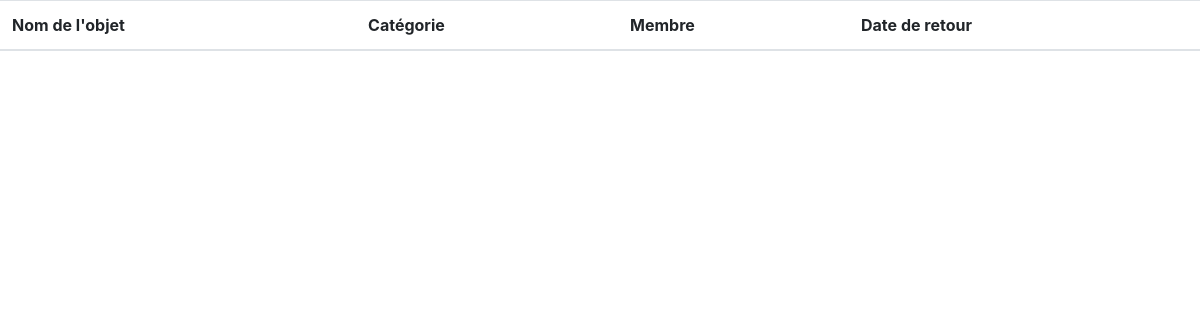
The app's page /pages/liste_objet_filtred.php, older data.
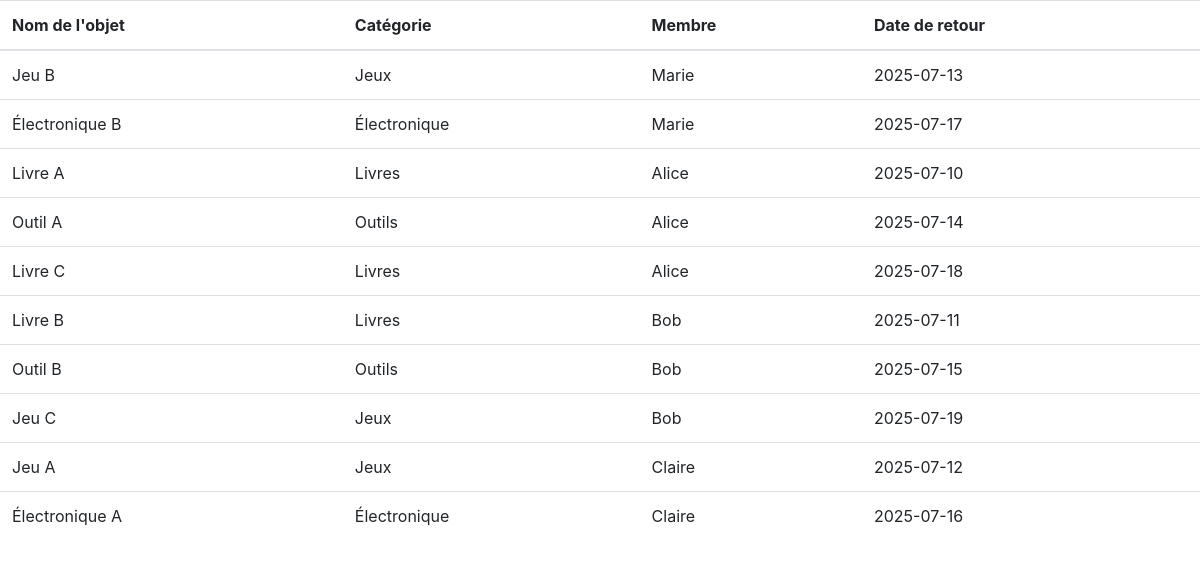
The same page, newer data.
### tables this page shows
create table emprunt_objet(
    id_objet INT NOT NULL AUTO_INCREMENT PRIMARY KEY,
    nom_objet VARCHAR(50) NOT NULL,
    id_categorie INT NOT NULL,
    id_membre INT NOT NULL,
    FOREIGN KEY (id_categorie) REFERENCES emprunt_categorie(id_categorie)
);

create table emprunt_categorie(
    id_categorie INT NOT NULL AUTO_INCREMENT PRIMARY KEY,
    nom_categorie VARCHAR(50) NOT NULL
);

create table emprunt_membre(
    id_membre INT NOT NULL AUTO_INCREMENT PRIMARY KEY,
    nom VARCHAR(50) NOT NULL,
    dtn DATE NOT NULL,
    genre VARCHAR(10) NOT NULL,
    email VARCHAR(100) NOT NULL,
    ville VARCHAR(50) NOT NULL,
    mdp VARCHAR(255) NOT NULL,
    image_profil VARCHAR(255) NOT NULL
);

create table emprunt_emprunt(
    id_emprunt INT NOT NULL AUTO_INCREMENT PRIMARY KEY,
    id_objet INT NOT NULL,
    id_membre INT NOT NULL,
    date_emprunt DATE NOT NULL,
    date_retour DATE NOT NULL,
    FOREIGN KEY (id_objet) REFERENCES emprunt_objet(id_objet),
    FOREIGN KEY (id_membre) REFERENCES emprunt_membre(id_membre)
);

### inc/connexion.php (called while the page is built, shortened)
<?php
    function dbconnect()
    {
        static $connect=null;
        if($connect==null)
        {
            $connect = mysqli_connect('localhost','root','','emprunt');
        }
        return $connect;
    }
?>

### inc/fonction.php (called while the page is built, shortened)
<?php
    require ("connexion.php");
    function get_objet()
    {
        $query = "SELECT * FROM emprunt_objet
            JOIN emprunt_emprunt ON emprunt_objet.id_objet = emprunt_emprunt.id_objet
            JOIN emprunt_membre ON emprunt_emprunt.id_membre = emprunt_membre.id_membre
            JOIN emprunt_categorie ON emprunt_objet.id_categorie = emprunt_categorie.id_categorie";
        $result = mysqli_query(dbconnect(), $query);
        $objets = [];
        while ($row = mysqli_fetch_assoc($result)) {
            $objets[] = $row;
        }
        return $objets;
    }
    function get_objet_filtred($id)
    {
        if($id==0)
        {
            return get_objet();
        }
    }
?>

### pages/liste_objet_filtred.php (the view, shortened to what this page needs)
<?php
    require("../inc/fonction.php");
    $objet = get_objet_filtred($_GET['categorie']);
?>
<!DOCTYPE html>
<html lang="en">
<head>
    <link rel="stylesheet" href="../assets/bootstrap/css/bootstrap.min.css">
</head>
<body>
    <table class="table striped_table">
        <thead>
            <tr>
                <th>Nom de l'objet</th>
                <th>Catégorie</th>
                <th>Membre</th>
                <th>Date de retour</th>
            </tr>
        </thead>
        <tbody>
            <?php foreach ($objet as $objet): ?>
                <tr>
                    <td><?php echo $objet['nom_objet']; ?></td>
                    <td><?php echo $objet['nom_categorie']; ?></td>
                    <td><?php echo $objet['nom']; ?></td>
                    <td><?php echo $objet['date_retour']; ?></td>
                </tr>
            <?php endforeach; ?>
        </tbody>
    </table>
</body>
</html>

Row changes from the older to the newer data that the page shows:
added emprunt_objet: nom_objet "Jeu B", id_categorie.nom_categorie "Jeux", id_membre.nom "Marie", emprunt_emprunt.date_retour "2025-07-13"
added emprunt_objet: nom_objet "Électronique B", id_categorie.nom_categorie "Électronique", id_membre.nom "Marie", emprunt_emprunt.date_retour "2025-07-17"
added emprunt_objet: nom_objet "Livre A", id_categorie.nom_categorie "Livres", emprunt_membre.nom "Alice", emprunt_emprunt.date_retour "2025-07-10"
added emprunt_objet: nom_objet "Outil A", id_categorie.nom_categorie "Outils", emprunt_membre.nom "Alice", emprunt_emprunt.date_retour "2025-07-14"
added emprunt_objet: nom_objet "Livre C", id_categorie.nom_categorie "Livres", emprunt_membre.nom "Alice", emprunt_emprunt.date_retour "2025-07-18"
added emprunt_objet: nom_objet "Livre B", id_categorie.nom_categorie "Livres", emprunt_membre.nom "Bob", emprunt_emprunt.date_retour "2025-07-11"
added emprunt_objet: nom_objet "Outil B", id_categorie.nom_categorie "Outils", emprunt_membre.nom "Bob", emprunt_emprunt.date_retour "2025-07-15"
added emprunt_objet: nom_objet "Jeu C", id_categorie.nom_categorie "Jeux", emprunt_membre.nom "Bob", emprunt_emprunt.date_retour "2025-07-19"
added emprunt_objet: nom_objet "Jeu A", id_categorie.nom_categorie "Jeux", emprunt_membre.nom "Claire", emprunt_emprunt.date_retour "2025-07-12"
added emprunt_objet: nom_objet "Électronique A", id_categorie.nom_categorie "Électronique", emprunt_membre.nom "Claire", emprunt_emprunt.date_retour "2025-07-16"
